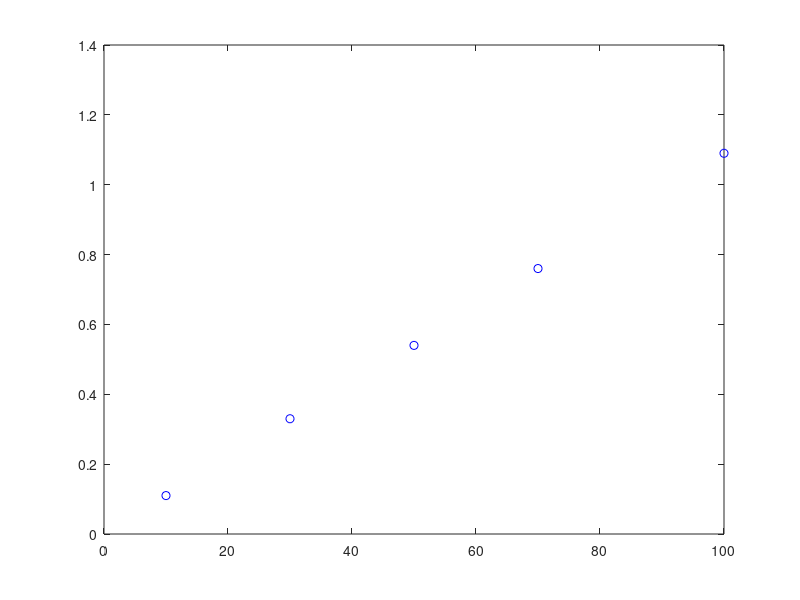
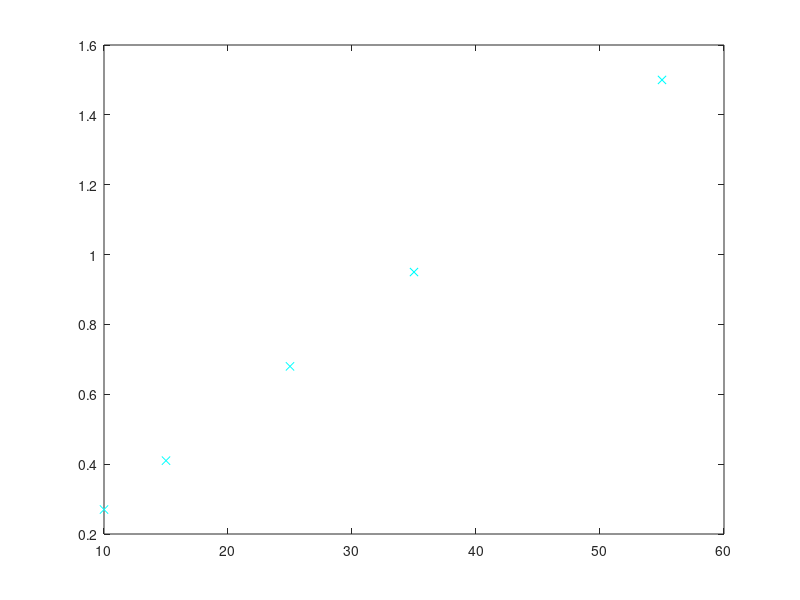
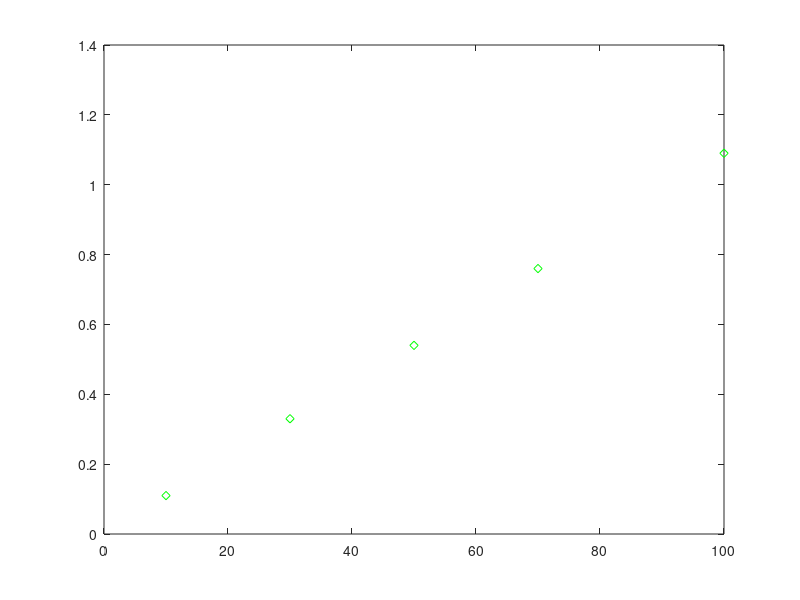
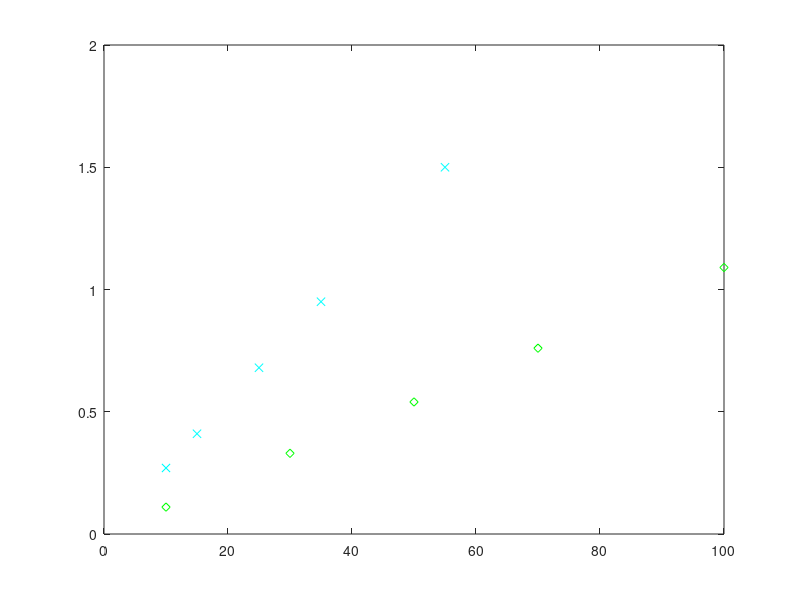

Recreate these plots in MATLAB, in order.
%% Plotting
% Note: These Guided Notes are an M-file because the behavior of many of
% the plotting commands is not clear when run in an MLX file. Remember that
% you can run a section by selecting the "Run Section" in the Editor Ribbon
% or by pressing "Ctrl+Enter" on the keyboard.

% Enter starting vectors
H1 = [10, 15, 25, 35, 55];
H2 = [10, 30, 50, 70, 100];
P1 = [0.27, 0.41, 0.68, 0.95, 1.5];
P2 = [0.11, 0.33, 0.54, 0.76, 1.09];

%% 
% 1. What does the "figure" command do?

figure('color','w')

% Hint: Position the figure window you just created so you can see it as
% you run the following sections.
%%
% 2. What does the "plot" command do?

plot(H1,P1,'*k')

%%
% 3. What does the "plot" command do if there is already a plot in the
% figure window?

plot(H2,P2,'ob')

%%
% 4. What does the "close all" command do?

close all

%%
% 5. How many figure windows were created? How many plots?

figure('color','w')
plot(H1,P1,'xc')
figure('color','w')
plot(H2,P2,'dg')

%%
close all

%%
% 6. How many figure windows were created? How many plots? How is "hold on"
% different than "figure"?

figure('color','w')
plot(H1,P1,'xc')
hold on
plot(H2,P2,'dg')

%%
close all

%%
% 7. How many figure windows were created? How many plots?
figure('color','w')
plot(H1,P1,'+m', H2,P2,'sk')

%%
close all

%%
% Create vector of x values for a theoretical plot.
X1 = 1:5;
X2 = 1:0.1:5;

%%
% Plug x vectors into theoretical equation, y=2x^2, to get corresponding y
% vectors
Y1 = 2*X1.^2;
Y2 = 2*X2.^2;

%%
% 8. Why is data set 1 choppy and data set 2 smooth?

plot(X1,Y1,'-r',X2,Y2,'b--')
legend('Data Set 1', 'Data Set 2')

%%
close all

%%
% Setting a plot command equal to a variable is called "assigning a handle"
% to a plot. The handle is basically the plot's name. This is not commonly
% used in this class, except it is needed in MATLAB Grader. Notice that
% nothing changes or is different about the plot command.
Var=plot(X1,Y1,':m');